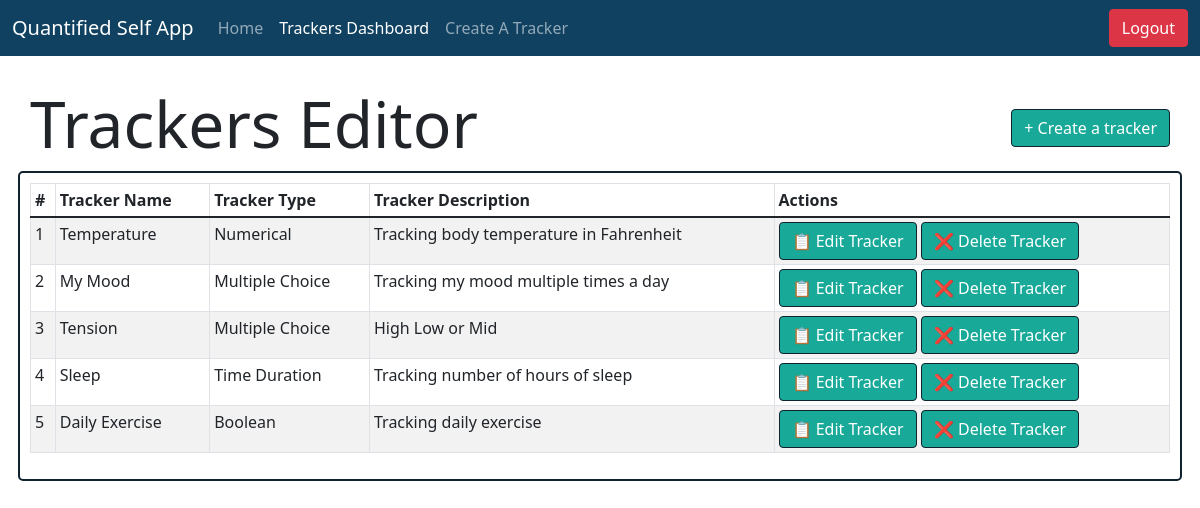
The page /trackers (signed in) on the database its author committed.
### models.py (models this page shows)
class Trackers_Model(db.Model):
  __tablename__ = "Trackers"
  tracker_id = db.Column(db.Integer, autoincrement=True, primary_key=True)
  tracker_name = db.Column(db.String, nullable=False, unique=True)
  tracker_type = db.Column(db.String, nullable=False)
  tracker_desc = db.Column(db.String)

### app/trackerviews.py (the view)
@app.route("/trackers")
@login_required
def trackers_dashboard():
    trackers = Trackers_Model.query.all()
    return render_template("tracker_dashboard.html", trackers=trackers, username=current_user.username)

### app/userviews.py (called while the page is built)
@login_manager.user_loader
def load_user(user_id):
    return Users_Model.query.get(user_id)

### templates/tracker_dashboard.html (shortened to what this page needs)
<!DOCTYPE html>
<html lang="en">
<head>
    <link rel="stylesheet" href="/css/bootstrap.css" />
    <link rel="stylesheet" href="/css/bootstrap-grid.css" />
    <link rel="stylesheet" href="/css/styles.css">
</head>
<body>
    <nav class="navbar navbar-expand-lg navbar-dark" style="background-color: #104161;">
        <div class="container-fluid">
          <a class="navbar-brand" href="#">Quantified Self App</a>
          <div class="collapse navbar-collapse" id="navbarNavAltMarkup">
            <div class="navbar-nav">
              <a href="/user/{{username}}/home" class="nav-link">Home</a>
              <a class="nav-link active" aria-current="page" href="/trackers">Trackers Dashboard</a>
              <a class="nav-link" aria-current="page" href="/trackers/create">Create A Tracker</a>
            </div>
          </div>
          <a class="btn btn-danger" role="button" href="/user/logout" >Logout</a>
        </div>
    </nav>
    <div class="container-fluid" style="padding: 30px">
        <div class="row">
            <div class="col-sm">
                <h1 class="display-3">Trackers Editor</h1>
            </div>
            <div class="col-auto align-self-center">
                <a href="/trackers/create" class="btn btn-outline-secondary" role="button" id="my-button">
                    + Create a tracker
                </a>
            </div>
        </div>
        <div class="row">
            <div class="col-md justify-content-center" id="my-col">
                <div class="table-responsive">
                    <table class="table table-sm table-striped table-bordered">
                        <thead>
                            <tr>
                                <th scope="col">#</th>
                                <th scope="col">Tracker Name</th>
                                <th scope="col">Tracker Type</th>
                                <th scope="col">Tracker Description</th>
                                <th scope="col">Actions</th>
                            </tr>
                        </thead>
                        <tbody>
                            {% for tracker in trackers %}
                            <tr>
                                <td scope="row">{{loop.index}}</td>
                                <td>{{tracker.tracker_name}}</td>
                                <td>{{tracker.tracker_type}}</td>
                                <td>{{tracker.tracker_desc}}</td>
                                <td>
                                    <a href="/trackers/{{tracker.tracker_id}}/edit" class="btn" id="my-button">📋 Edit Tracker</a>
                                    <a href="/trackers/{{tracker.tracker_id}}/delete" class="btn" id="my-button">❌ Delete Tracker</a>
                                </td>
                            </tr>
                            {% endfor %}
                        </tbody>
                    </table>
                </div>
            </div>
        </div>
    </div>
</body>
</html>

### static/css/styles.css (style rules this page uses)
#my-col { border: 2px solid #10222E; border-radius: 5px; padding: 10px; }
#my-button { border: 0.5px solid #10222E; background-color: #18A999; color: white; text-align: center; }

### rows shown on the page
Trackers_Model: tracker_name "Temperature", tracker_type "Numerical", tracker_desc "Tracking body temperature in Fahrenheit"
Trackers_Model: tracker_name "My Mood", tracker_type "Multiple Choice", tracker_desc "Tracking my mood multiple times a day"
Trackers_Model: tracker_name "Tension", tracker_type "Multiple Choice", tracker_desc "High Low or Mid"
Trackers_Model: tracker_name "Sleep", tracker_type "Time Duration", tracker_desc "Tracking number of hours of sleep"
Trackers_Model: tracker_name "Daily Exercise", tracker_type "Boolean", tracker_desc "Tracking daily exercise"
